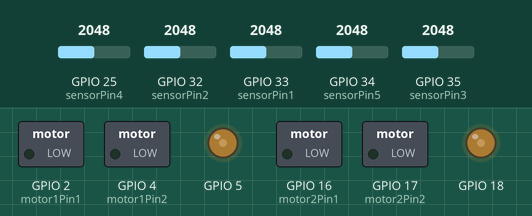
A sketch run on a simulated ESP32. Parts: switched loads named in the sketch (green lamp = pin HIGH), output pins drawn as LEDs (lit = HIGH). The test bench sets the inputs (shaded band); at power-on: GPIO 25 (sensorPin4) = 2048, GPIO 32 (sensorPin2) = 2048, GPIO 33 (sensorPin1) = 2048, GPIO 34 (sensorPin5) = 2048, GPIO 35 (sensorPin3) = 2048.

Above: at 1.2 s.
1.3 s: GPIO 25 (sensorPin4) set to 1235
2.8 s: GPIO 25 (sensorPin4) set to 1127
At 3.6 s:
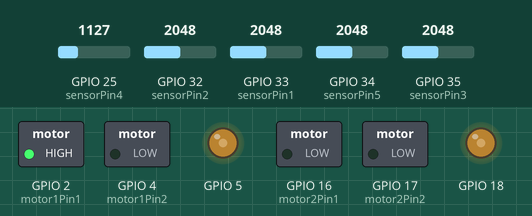
Timing chart, 0 to 5.8 s (numbered marks = the images above; inputs shaded):
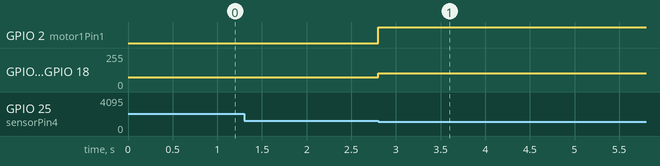

The sketch:

Seguidor_completo_a_nivel_de_seguir_linea.ino
```cpp
const int sensorPin1 = 33;  // Sensor izquierdo
const int sensorPin2 = 32;  // Sensor central
const int sensorPin3 = 35;  // Sensor derecho
const int sensorPin4 = 25;  // Sensor derecho bruzco
const int sensorPin5 = 34; /// Sensor izquierdo bruzco
// Sensor izquierdo

const int motor1Pin1 = 2;   // Motor izquierdo adelante
const int motor1Pin2 = 4;   // Motor izquierdo atrás
const int motor2Pin1 = 16;   // Motor derecho adelante
const int motor2Pin2 = 17;   // Motor derecho atrás
int velMin = 74, velMedium = 77 , velMax = 104;// motor n20 2000 rpm
//int velMin = 78, velMedium = 80, velMax = 110;
//int velMin = 150, velMedium = 160, velMax = 168;
// Configuración inicial
void setup() {
  // Iniciar la comunicación serial
 //Serial.begin(9600);

  // Configurar lllllllllllllllllllpines de los sensores
  pinMode(sensorPin1, INPUT);
  pinMode(sensorPin2, INPUT);
  pinMode(sensorPin3, INPUT);
  pinMode(sensorPin4, INPUT);
  pinMode(sensorPin5, INPUT);
  // Configurar pines del puente H para motores
  pinMode(motor1Pin1, OUTPUT);
  pinMode(motor1Pin2, OUTPUT);
  pinMode(motor2Pin1, OUTPUT);
  pinMode(motor2Pin2, OUTPUT);


  // Configurar pines de velocidad
  pinMode(5, OUTPUT);
  pinMode(18, OUTPUT);
  analogWrite(5, velMin);  // Configurar la velocidad inicial
  analogWrite(18, velMin);
}

// Bucle principal
void loop() {
    // Leer los valores de los sensores
    int izq = analogRead(sensorPin1);
    int centro = analogRead(sensorPin2);
    int der = analogRead(sensorPin3);
    int izqBrusco = analogRead(sensorPin4);
    int derBrusco = analogRead(sensorPin5);

    // Imprimir los valores de los sensores en el monitor serial
/*
    Serial.print("Izquierda: ");
    Serial.print(izq);
    Serial.print(" | Centro: ");
    Serial.print(centro);
    Serial.print(" | Derecha: ");
    Serial.print(der);
    Serial.print(" | DerechaBrusco: ");
    Serial.print(derBrusco);
    Serial.print(" | izquierdaBrusco: ");
    Serial.println(izqBrusco);
*/
    // Lógica de seguimiento de línea
    if (centro < 1200 && izq > 1200 && der > 1200 && izqBrusco > 1200 && derBrusco > 1200 ) {// El robot está sobre la línea, avanzar recto
      digitalWrite(motor1Pin1, HIGH);
      digitalWrite(motor1Pin2, LOW);
      digitalWrite(motor2Pin1, HIGH);
      digitalWrite(motor2Pin2, LOW);
      analogWrite(5, velMin);  // Velocidad estándar
      analogWrite(18, velMin);
    } else if (izq < 1200 && centro > 1200 && der > 1200 && izqBrusco > 1200 && derBrusco > 1200) {//izq
      digitalWrite(motor1Pin1, HIGH);
      digitalWrite(motor1Pin2, LOW);
      digitalWrite(motor2Pin1, LOW);
      digitalWrite(motor2Pin2, LOW);
      analogWrite(5, velMedium);  // Reducción de velocidad para girar
      analogWrite(18, velMedium);

  } else if (izq > 1200 && centro >1200 && der < 1200 && izqBrusco > 1200 && derBrusco > 1200) {//der
      digitalWrite(motor1Pin1, LOW);
      digitalWrite(motor1Pin2, LOW);
      digitalWrite(motor2Pin1, HIGH);
      digitalWrite(motor2Pin2, LOW);
      analogWrite(5, velMedium);
      analogWrite(18,velMedium);  // Reducción de velocidad para girar

  }
  else if (izq > 1200 && centro > 1200 && der > 1200 && izqBrusco > 1200 && derBrusco < 1200) {//derechaBrusco
     digitalWrite(motor1Pin1, LOW);
      digitalWrite(motor1Pin2, LOW);
      digitalWrite(motor2Pin1, HIGH);
      digitalWrite(motor2Pin2, LOW);
      analogWrite(5, velMax);  // Reducción de velocidad para girar
      analogWrite(18, velMax);

  }else if (izq > 1200 && centro > 1200 && der > 1200 && izqBrusco < 1200 && derBrusco >1200) {//izquierdaBrusco
      digitalWrite(motor1Pin1, HIGH);
      digitalWrite(motor1Pin2, LOW);
      digitalWrite(motor2Pin1, LOW);
      digitalWrite(motor2Pin2, LOW);
      analogWrite(5, velMax);
      analogWrite(18,velMax);  // Reducción de velocidad para girar
  }
} 
```

Measured:
- the behaviour switches between 1200 and 1199 on GPIO 25 (sensorPin4) (found by bisection; images 0 and 1)
- after the input at 1.3 s, every drawn part: stays the same
- after the input at 2.8 s, GPIO 2 (motor1Pin1): LOW → HIGH at once; GPIO 5, GPIO 18: 74/255 → 104/255 at once
